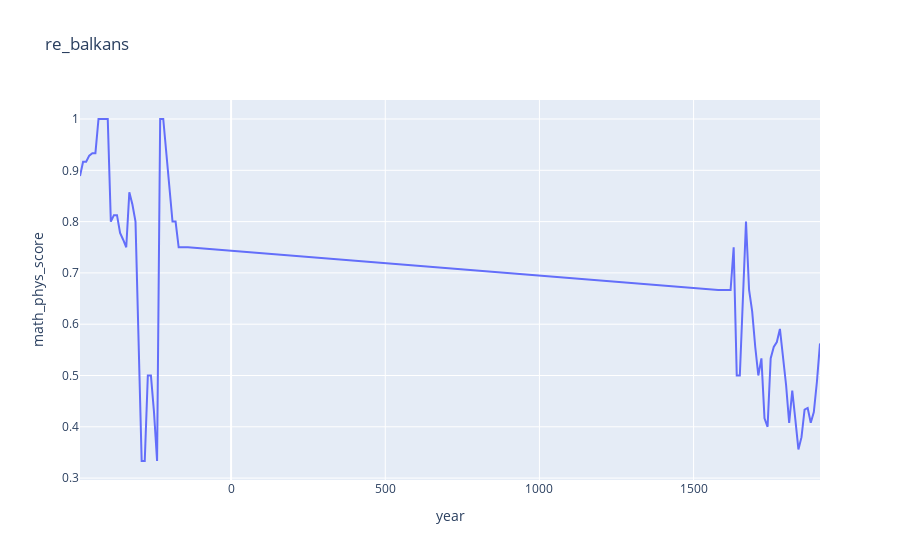
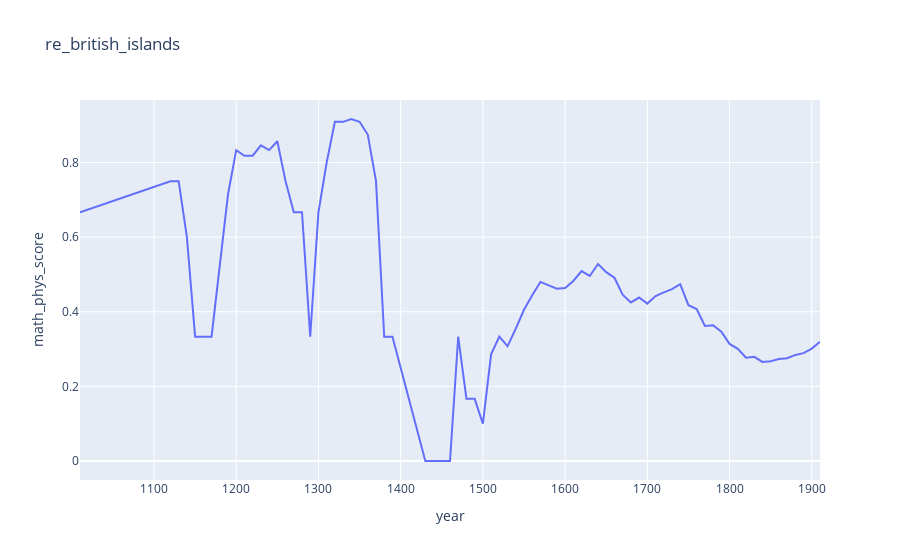
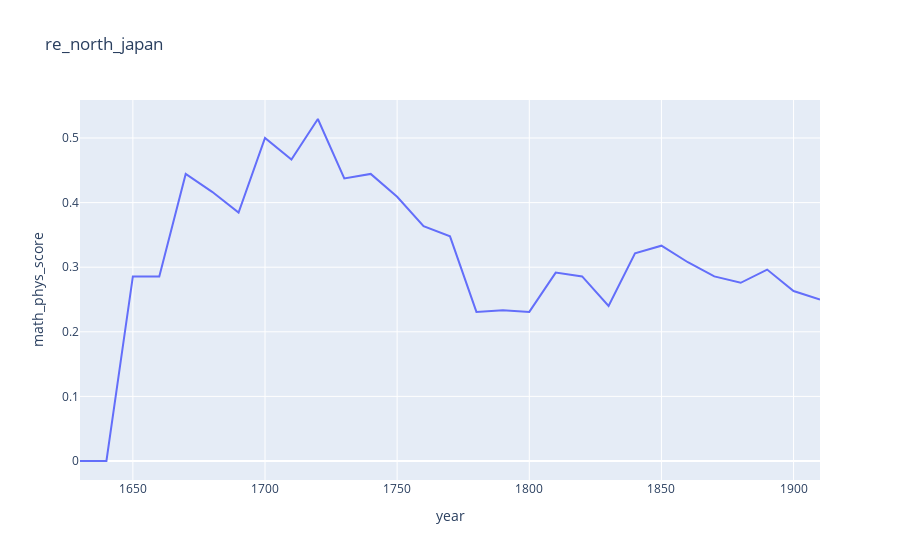
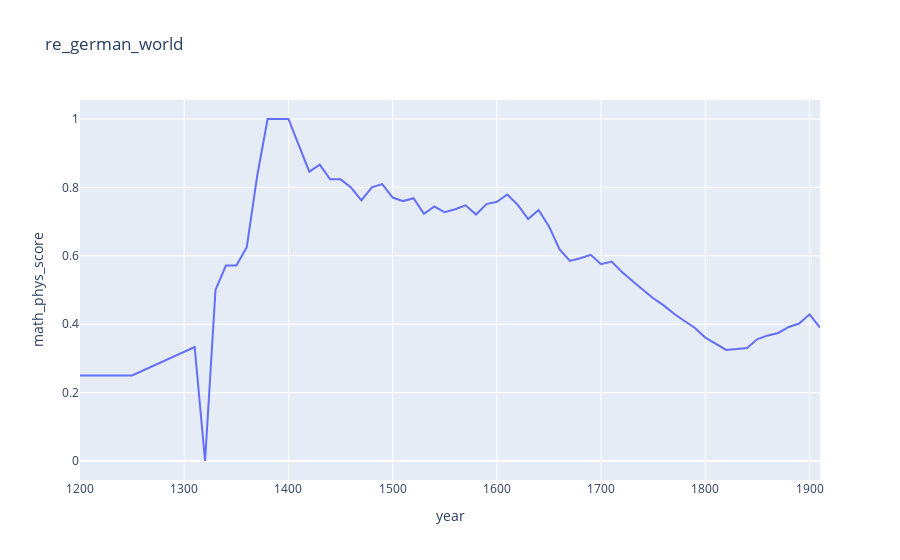

Notebook code for these charts, in order:
### Code cell
for region in set(df_trend.region_code):
    df_test = df_trend[df_trend['region_code']==region]
    df_test = df_test.rename(columns = {'cultural_score':'math_phys_score'})
    fig = px.line(df_test, x = 'year', y = 'math_phys_score', title = region)
    fig.show()

### Figure 1 — Plotly figure (JSON) as saved in the notebook; plotly's stock layout.template omitted (floating-point values rounded to 4 significant figures)
{"data": [{"hovertemplate": "year=%{x}<br>math_phys_score=%{y}<extra></extra>", "legendgroup": "", "line": {"color": "#636efa", "dash": "solid"}, "marker": {"symbol": "circle"}, "mode": "lines", "name": "", "orientation": "v", "showlegend": false, "type": "scatter", "x": [-490, -480, -470, -460, -450, -440, -430, -420, -410, -400, -390, -380, -370, -360, -350, -340, -330, -320, -310, -290, -280, -270, -260, -250, -240, -230, -220, -190, -180, -170, -160, -150, -140, 1580, 1590, 1600, 1610, 1620, 1630, 1640, 1650, 1670, 1680, 1690, 1700, 1710, 1720, 1730, 1740, 1750, 1760, 1770, 1780, 1790, 1800, 1810, 1820, 1830, 1840, 1850, 1860, 1870, 1880, 1890, 1900, 1910], "xaxis": "x", "y": [0.8889, 0.9167, 0.9167, 0.9286, 0.9333, 0.9333, 1, 1, 1, 1, 0.8, 0.8125, 0.8125, 0.7778, 0.7647, 0.75, 0.8571, 0.8333, 0.8, 0.3333, 0.3333, 0.5, 0.5, 0.4286, 0.3333, 1, 1, 0.8, 0.8, 0.75, 0.75, 0.75, 0.75, 0.6667, 0.6667, 0.6667, 0.6667, 0.6667, 0.75, 0.5, 0.5, 0.8, 0.6667, 0.625, 0.5556, 0.5, 0.5333, 0.4167, 0.4, 0.5333, 0.5556, 0.5652, 0.5909, 0.5385, 0.4815, 0.4074, 0.4706, 0.4146, 0.3559, 0.3797, 0.4333, 0.4368, 0.4079, 0.4286, 0.4878, 0.5625], "yaxis": "y"}], "layout": {"autosize": true, "legend": {"tracegroupgap": 0}, "title": {"text": "re_balkans"}, "xaxis": {"anchor": "y", "autorange": true, "domain": [0, 1], "range": [-490, 1910], "title": {"text": "year"}, "type": "linear"}, "yaxis": {"anchor": "x", "autorange": true, "domain": [0, 1], "range": [0.2963, 1.037], "title": {"text": "math_phys_score"}, "type": "linear"}}}

### Figure 2 — Plotly figure (JSON) as saved in the notebook; plotly's stock layout.template omitted (floating-point values rounded to 4 significant figures)
{"data": [{"hovertemplate": "year=%{x}<br>math_phys_score=%{y}<extra></extra>", "legendgroup": "", "line": {"color": "#636efa", "dash": "solid"}, "marker": {"symbol": "circle"}, "mode": "lines", "name": "", "orientation": "v", "showlegend": false, "type": "scatter", "x": [1010, 1120, 1130, 1140, 1150, 1160, 1170, 1190, 1200, 1210, 1220, 1230, 1240, 1250, 1260, 1270, 1280, 1290, 1300, 1310, 1320, 1330, 1340, 1350, 1360, 1370, 1380, 1390, 1430, 1460, 1470, 1480, 1490, 1500, 1510, 1520, 1530, 1540, 1550, 1560, 1570, 1580, 1590, 1600, 1610, 1620, 1630, 1640, 1650, 1660, 1670, 1680, 1690, 1700, 1710, 1720, 1730, 1740, 1750, 1760, 1770, 1780, 1790, 1800, 1810, 1820, 1830, 1840, 1850, 1860, 1870, 1880, 1890, 1900, 1910], "xaxis": "x", "y": [0.6667, 0.75, 0.75, 0.6, 0.3333, 0.3333, 0.3333, 0.7143, 0.8333, 0.8182, 0.8182, 0.8462, 0.8333, 0.8571, 0.75, 0.6667, 0.6667, 0.3333, 0.6667, 0.8, 0.9091, 0.9091, 0.9167, 0.9091, 0.875, 0.75, 0.3333, 0.3333, 0, 0, 0.3333, 0.1667, 0.1667, 0.1, 0.2857, 0.3333, 0.3077, 0.3548, 0.4054, 0.4444, 0.48, 0.4706, 0.4615, 0.4639, 0.4825, 0.5091, 0.4959, 0.5282, 0.5062, 0.4911, 0.4457, 0.425, 0.4381, 0.4219, 0.4423, 0.452, 0.4607, 0.4738, 0.4175, 0.4075, 0.362, 0.3636, 0.3465, 0.3138, 0.3008, 0.2767, 0.2792, 0.2657, 0.2674, 0.2732, 0.2756, 0.2843, 0.2891, 0.3014, 0.3199], "yaxis": "y"}], "layout": {"autosize": true, "legend": {"tracegroupgap": 0}, "title": {"text": "re_british_islands"}, "xaxis": {"anchor": "y", "autorange": true, "domain": [0, 1], "range": [1010, 1910], "title": {"text": "year"}, "type": "linear"}, "yaxis": {"anchor": "x", "autorange": true, "domain": [0, 1], "range": [-0.05093, 0.9676], "title": {"text": "math_phys_score"}, "type": "linear"}}}

### Figure 3 — Plotly figure (JSON) as saved in the notebook; plotly's stock layout.template omitted (floating-point values rounded to 4 significant figures)
{"data": [{"hovertemplate": "year=%{x}<br>math_phys_score=%{y}<extra></extra>", "legendgroup": "", "line": {"color": "#636efa", "dash": "solid"}, "marker": {"symbol": "circle"}, "mode": "lines", "name": "", "orientation": "v", "showlegend": false, "type": "scatter", "x": [1630, 1640, 1650, 1660, 1670, 1680, 1690, 1700, 1710, 1720, 1730, 1740, 1750, 1760, 1770, 1780, 1790, 1800, 1810, 1820, 1830, 1840, 1850, 1860, 1870, 1880, 1890, 1900, 1910], "xaxis": "x", "y": [0, 0, 0.2857, 0.2857, 0.4444, 0.4167, 0.3846, 0.5, 0.4667, 0.5294, 0.4375, 0.4444, 0.4091, 0.3636, 0.3478, 0.2308, 0.2333, 0.2308, 0.2917, 0.2857, 0.24, 0.3214, 0.3333, 0.3077, 0.2857, 0.2759, 0.2963, 0.2632, 0.25], "yaxis": "y"}], "layout": {"autosize": true, "legend": {"tracegroupgap": 0}, "title": {"text": "re_north_japan"}, "xaxis": {"anchor": "y", "autorange": true, "domain": [0, 1], "range": [1630, 1910], "title": {"text": "year"}, "type": "linear"}, "yaxis": {"anchor": "x", "autorange": true, "domain": [0, 1], "range": [-0.02941, 0.5588], "title": {"text": "math_phys_score"}, "type": "linear"}}}

### Figure 4 — Plotly figure (JSON) as saved in the notebook; plotly's stock layout.template omitted (floating-point values rounded to 4 significant figures)
{"data": [{"hovertemplate": "year=%{x}<br>math_phys_score=%{y}<extra></extra>", "legendgroup": "", "line": {"color": "#636efa", "dash": "solid"}, "marker": {"symbol": "circle"}, "mode": "lines", "name": "", "orientation": "v", "showlegend": false, "type": "scatter", "x": [1200, 1210, 1220, 1230, 1240, 1250, 1310, 1320, 1330, 1340, 1350, 1360, 1370, 1380, 1390, 1400, 1410, 1420, 1430, 1440, 1450, 1460, 1470, 1480, 1490, 1500, 1510, 1520, 1530, 1540, 1550, 1560, 1570, 1580, 1590, 1600, 1610, 1620, 1630, 1640, 1650, 1660, 1670, 1680, 1690, 1700, 1710, 1720, 1730, 1740, 1750, 1760, 1770, 1780, 1790, 1800, 1810, 1820, 1830, 1840, 1850, 1860, 1870, 1880, 1890, 1900, 1910], "xaxis": "x", "y": [0.25, 0.25, 0.25, 0.25, 0.25, 0.25, 0.3333, 0, 0.5, 0.5714, 0.5714, 0.625, 0.8333, 1, 1, 1, 0.9231, 0.8462, 0.8667, 0.8235, 0.8235, 0.8, 0.7619, 0.8, 0.8095, 0.7703, 0.76, 0.7685, 0.7226, 0.744, 0.7273, 0.736, 0.7476, 0.7205, 0.7511, 0.7578, 0.7792, 0.749, 0.7076, 0.7339, 0.686, 0.6192, 0.5851, 0.5928, 0.603, 0.5753, 0.5833, 0.5529, 0.5264, 0.5023, 0.476, 0.4549, 0.4307, 0.4095, 0.3888, 0.3609, 0.3433, 0.3248, 0.3273, 0.3305, 0.3566, 0.3672, 0.3745, 0.392, 0.4019, 0.4289, 0.39], "yaxis": "y"}], "layout": {"autosize": true, "legend": {"tracegroupgap": 0}, "title": {"text": "re_german_world"}, "xaxis": {"anchor": "y", "autorange": true, "domain": [0, 1], "range": [1200, 1910], "title": {"text": "year"}, "type": "linear"}, "yaxis": {"anchor": "x", "autorange": true, "domain": [0, 1], "range": [-0.05556, 1.056], "title": {"text": "math_phys_score"}, "type": "linear"}}}
